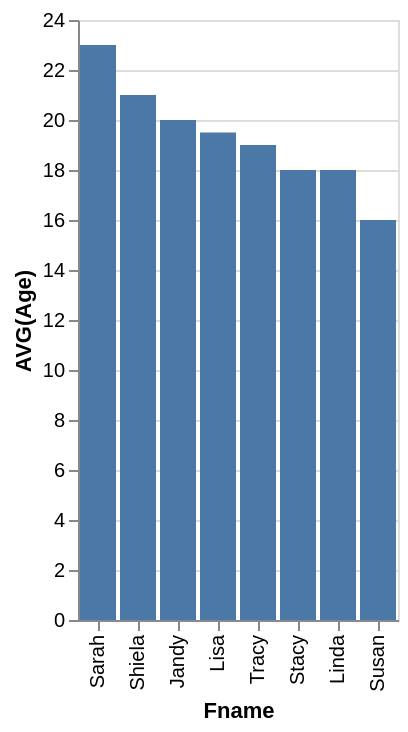

Express this chart as Vega-Lite.
### Vega-Lite specification from a JSON file in a GitHub repository (floating-point values rounded to 4 significant figures)
{"data": {"values": [{"x_data": "Sarah", "y_data": 23}, {"x_data": "Shiela", "y_data": 21}, {"x_data": "Jandy", "y_data": 20}, {"x_data": "Lisa", "y_data": 19.5}, {"x_data": "Tracy", "y_data": 19}, {"x_data": "Stacy", "y_data": 18}, {"x_data": "Linda", "y_data": 18}, {"x_data": "Susan", "y_data": 16}]}, "mark": "bar", "encoding": {"x": {"field": "x_data", "type": "nominal", "title": "Fname", "sort": {"op": "sum", "field": "y_data", "order": "descending"}}, "y": {"field": "y_data", "type": "quantitative", "title": "AVG(Age)"}}}
